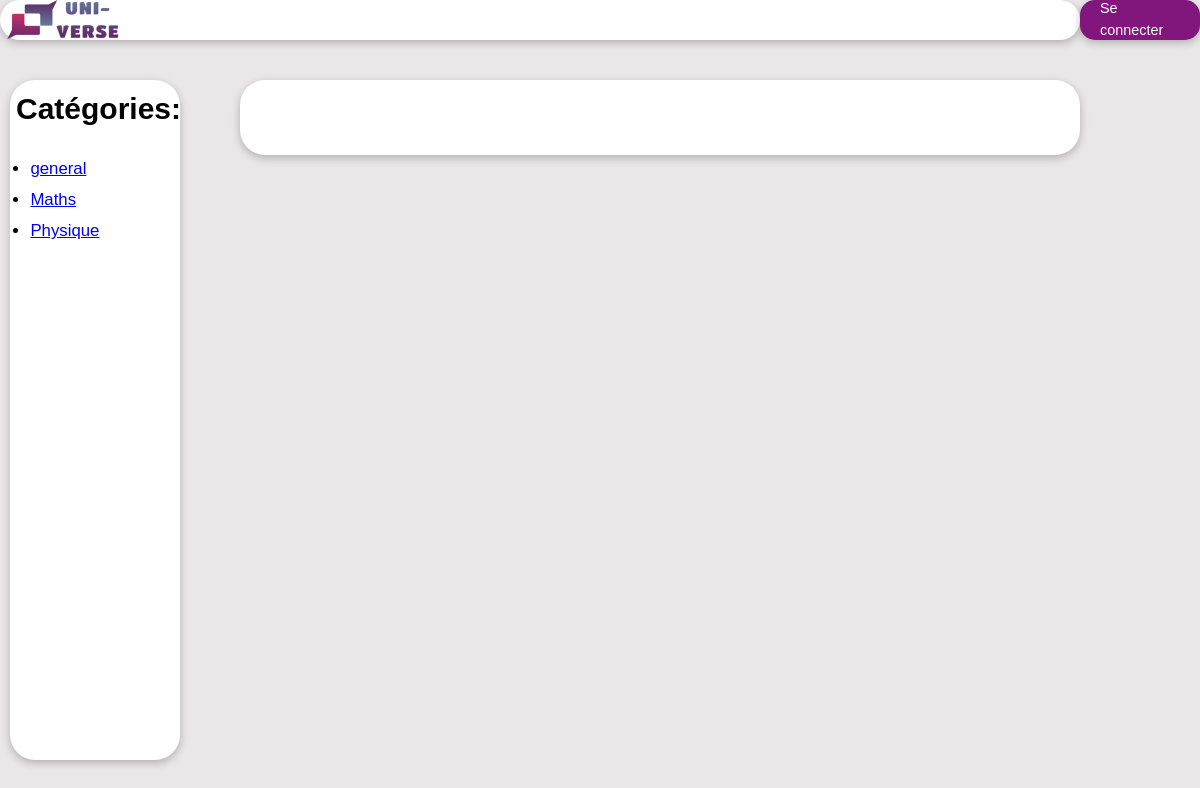
Page /general.php on the earlier database version.
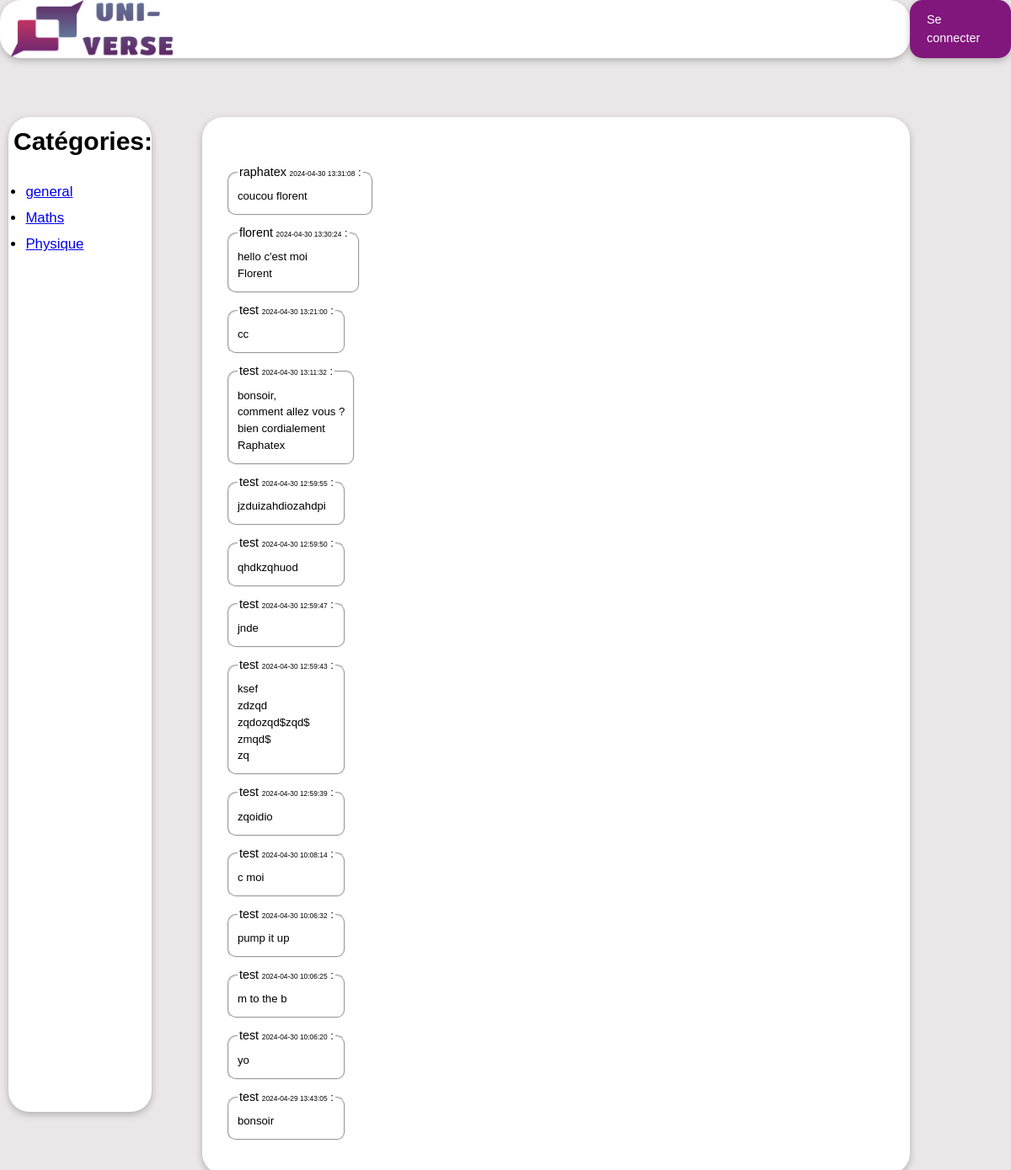
Same page on the later database version.
### tables this page shows
CREATE TABLE `messages` (
  `id` int(11) NOT NULL,
  `user` varchar(255) NOT NULL,
  `message` text NOT NULL,
  `category` varchar(255) NOT NULL,
  `date` datetime NOT NULL
);

### general.php (called while the page is built, shortened)
<?php
include 'bdd.php';
$get_messages = $bdd->query("SELECT `user`,`message`,`date` FROM `messages` WHERE `category`='general' ORDER BY `id` DESC");
include 'main.php';
?>

### main.php (the view, shortened to what this page needs)
<!DOCTYPE html>
<link href="main.css" rel="stylesheet" media="all" />
<html lang="fr">
  <head>
  </head>
  <body>
    <div class="container">
      <div class="parent">
        <div class="haut">
          <div class="logo">
            <img class="image_logo" src="Logo_Uni-verse.png" alt="Uni'Verse" />
          </div>
        </div>
        <div class="messages">
          <div id="message">
            <?php
            while ($messages = $get_messages->fetch()) {
              ?>
              <fieldset class="users_messages">
              <legend><span class="username">
              <?php
              echo "$messages[0]</span>";
              ?>
              <span class="date">
              <?php
              echo "$messages[2]</span> :</legend>";
              echo "<pre>$messages[1]</pre>";
              ?>
              </fieldset>
              <?php
            }
            ?>
          </div>
        </div>
        <div class="gauche">
          <h2 class="titre_catégories">Catégories:</h2>
          <ul class="liste_catégories" style="font-size: 25px">
            <li class="element_liste_catégories">
              <a href="general.php">general</a>
            </li>
            <li class="element_liste_catégories">
              <a href="maths.php">Maths</a>
            </li>
            <li class="element_liste_catégories">
              <a href="physique.php">Physique</a>
            </li>
          </ul>
        </div>
        <?php
          if (isset($_SESSION['connecte'])){
            ?>
            <a href="profile.php" class="connection"><?php echo $_SESSION['username'];?></a>
            <?php
          }
          else{
            ?>
            <a href="login.php" class="connection">Se connecter</a>
            <?php
          }
        ?>
        <div class="espace-haut"></div>
      </div>
    </div>
  </body>
</html>

### main.css (style rules this page uses)
body { margin: 0; padding: 0; overflow: hidden; background-color: rgb(233, 231, 231); font-family: Arial, Helvetica, sans-serif; line-height: 1.5; }
.container { height: 100vh; overflow: auto; }
.parent { display: grid; grid-template-columns: 15% 5% 70% 10%; grid-template-rows: auto 1fr auto; }
.titre_catégories { margin:0.5vw; font-size: 2.5vw; }
.liste_catégories { padding-left: 1.7vw; }
.element_liste_catégories { padding-bottom:0.5vw ; font-size: 1.4vw; text-align: left; }
#message { background-color: white; border-radius: 20px; padding: 15px; margin-top: 15px; }
.users_messages { font-size: 1.1vw; margin: 10px 0px; border-radius: 10px; color: rgb(0, 0, 0); width: fit-content; }
.date { font-size: 0.7vw; }
.username { font-size: 1.2vw; }
pre { margin: 3px 0px; font-family: Arial, Helvetica, sans-serif; }
.haut, .gauche, .messages { border-radius: 25px; background-color: white; box-shadow: rgba(0, 0, 0, 0.24) 0px 3px 8px; }
.haut { height: 5vh; grid-row: 1; grid-column: 1 / 4; display: grid; grid-template-columns: 50% 50%; grid-template-rows:5vh; }
.connection { display: flex; flex-direction: row; align-items: center; margin: auto; padding: 0px 20px; font-size: 1.2vw; background: rgb(129, 22, 124); color: white; border-radius: 15px; box-shadow: rgba(0, 0, 0, 0.24) 0px 3px 8px; height: 5vh; grid-row: 1; grid-column: 4; cursor: pointer; text-decoration: none; }
.image_logo { height: 100%; width: auto; }
.gauche { margin-left: 10px; height: 85vh; grid-row: 3; grid-column: 1; }
.messages { height: fit-content; grid-row: 3; grid-column: 3; padding: 15px; }
.espace-haut { display: block; height: 5vh; grid-row: 2; grid-column: 1/5; }

Differences in the rows shown:
added messages: user "raphatex", date "2024-04-30 13:31:08", message "coucou florent"
added messages: user "florent", date "2024-04-30 13:30:24", message "hello c'est moi Florent"
added messages: user "test", date "2024-04-30 13:21:00", message "cc"
added messages: user "test", date "2024-04-30 13:11:32", message "bonsoir, comment allez vous ? bien cordialement Raphatex"
added messages: user "test", date "2024-04-30 12:59:55", message "jzduizahdiozahdpi"
added messages: user "test", date "2024-04-30 12:59:50", message "qhdkzqhuod"
added messages: user "test", date "2024-04-30 12:59:47", message "jnde"
added messages: user "test", date "2024-04-30 12:59:43", message "ksef zdzqd zqdozqd$zqd$ zmqd$ zq"
added messages: user "test", date "2024-04-30 12:59:39", message "zqoidio"
now on this page (row edited): messages: user "test", date "2024-04-30 10:08:14", message "c moi"
now on this page (row edited): messages: user "test", date "2024-04-30 10:06:32", message "pump it up"
now on this page (row edited): messages: user "test", date "2024-04-30 10:06:25", message "m to the b"
added messages: user "test", date "2024-04-30 10:06:20", message "yo"
added messages: user "test", date "2024-04-29 13:43:05", message "bonsoir"
